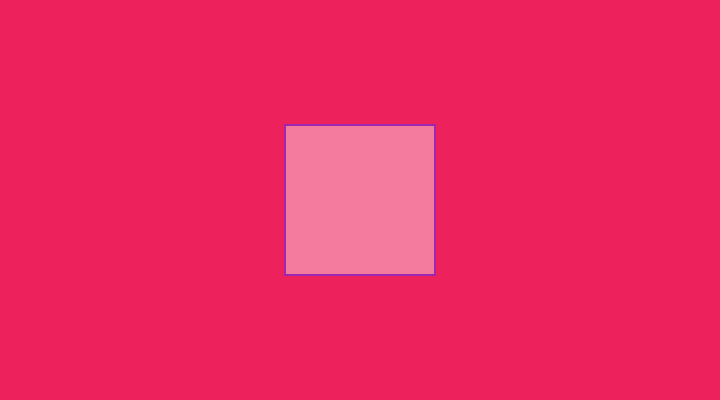
Frame 1 (no input)
Frame 60 (no input): identical to frame 1, image omitted
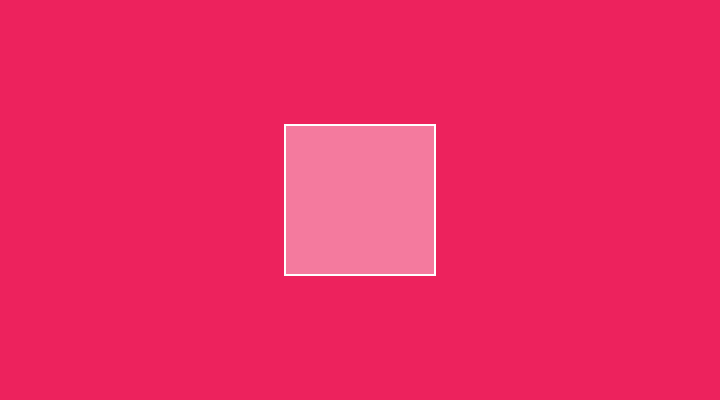
Frame 120 (the mouse pressed at the canvas centre since frame 60)

The p5.js sketch that drew these frames (run headless with seeded random() and noise() and a simulated clock; from frame 60 on, the mouse is pressed at the canvas centre):

// p5.js sketch
// ── sketch.js
let bx;
let by;
let boxSize = 75;
let overBox = false;
let locked = false;
let xOffset = 0.0;
let yOffset = 0.0;

function setup() {
  createCanvas(720, 400);
  bx = width / 2.0;
  by = height / 2.0;
  rectMode(RADIUS);
  strokeWeight(2);
}

function draw() {
  background(237, 34, 93);

  // Test if the cursor is over the box
  if (
    mouseX > bx - boxSize &&
    mouseX < bx + boxSize &&
    mouseY > by - boxSize &&
    mouseY < by + boxSize
  ) {
    overBox = true;
    if (!locked) {
      stroke(255);
      fill(244, 122, 158);
    }
  } else {
    stroke(156, 39, 176);
    fill(244, 122, 158);
    overBox = false;
  }

  // Draw the box
  rect(bx, by, boxSize, boxSize);
}

function mousePressed() {
  if (overBox) {
    locked = true;
    fill(255, 255, 255);
  } else {
    locked = false;
  }
  xOffset = mouseX - bx;
  yOffset = mouseY - by;
}

function mouseDragged() {
  if (locked) {
    bx = mouseX - xOffset;
    by = mouseY - yOffset;
  }
}

function mouseReleased() {
  locked = false;
}
